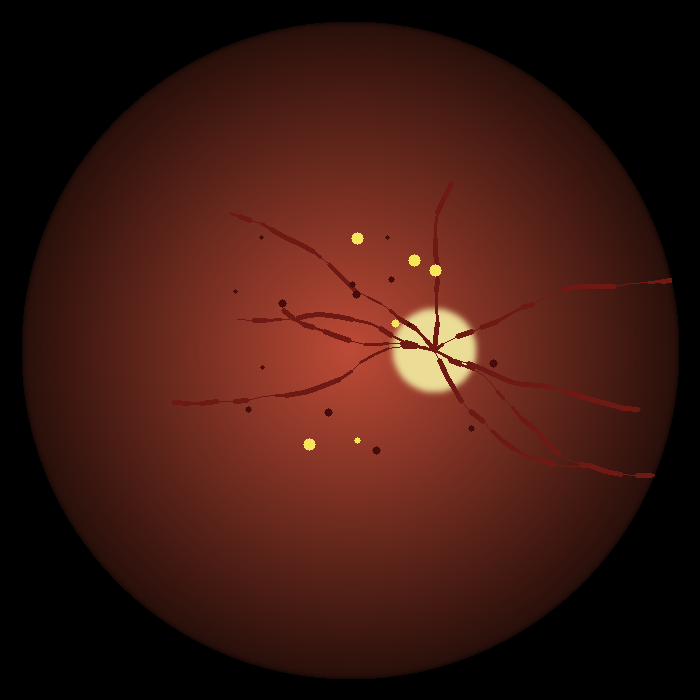
#> input picture retina-scan/sample_fundus.png, 700 x 700 px; its folder holds only this picture in this run
$ python -i ood.py   (imports and definitions only)
#> lines starting #> are read from the running program, lines starting #| are printed output that depends on the picture; after the words box and inside, x2 and y2 are one past the last pixel; in counts of white or black regions, pixels touching at a corner belong together
"""
Out-of-distribution (OOD) detection - "is this even a fundus photo I can grade?"

Two failure modes worth catching
--------------------------------
1. **Not a fundus image at all.** A palm, a ceiling, a document, a slide from
   the projector. A softmax classifier will happily assign one of its five DR
   grades to any of these with high confidence, because softmax is a *relative*
   score over the classes it knows - it has no way to say "none of the above".

2. **A fundus image from an unfamiliar distribution.** A different camera, a
   different pupil-dilation protocol, a different population. This is the
   documented reason field-deployed DR models underperform their published
   numbers, and it is much harder to see because the image looks fine to a human.

Two detectors, matching those two modes
---------------------------------------
* `fundus_likelihood()` - classical, always available, no model needed. Scores
  the structural signature of a retinal photograph: red-channel dominance, a
  circular bright field on a dark surround, presence of elongated dark vessel
  structures, and a detectable optic disc. Catches mode (1) robustly.

* `mahalanobis_score()` - optional. If `models/ood_stats.npz` exists (written by
  train.py), we compare the CNN's penultimate-layer feature vector against the
  training feature distribution using a Mahalanobis distance with a shared
  covariance. Large distance = the network is extrapolating. Catches mode (2).

Honest framing: the classical detector is the one that will actually fire in a
demo. The Mahalanobis path is the principled answer for a real deployment and
degrades gracefully to "unavailable" when the stats file is absent.

`check()` is the single entry point. It never raises.
"""
from __future__ import annotations

from pathlib import Path

import cv2
import numpy as np

import config

_SIZE = 384
_STATS_CACHE: dict | None = None
_STATS_TRIED = False


# --------------------------------------------------------------------------
# 1. Classical fundus-likelihood
# --------------------------------------------------------------------------
def fundus_likelihood(img_rgb: np.ndarray) -> dict:
    """
    Score how much this image looks like a retinal fundus photograph.

    Returns a 0-1 likelihood plus the individual cue scores, so the UI can say
    *which* cue failed rather than just refusing.
    """
    img = cv2.resize(img_rgb, (_SIZE, _SIZE), interpolation=cv2.INTER_AREA)
    r = img[:, :, 0].astype(np.float32)
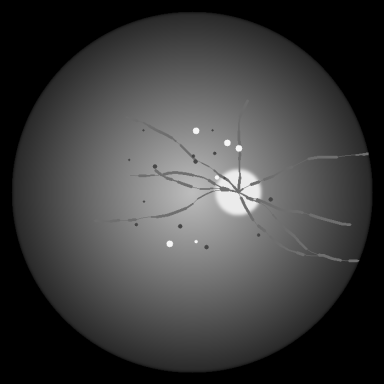
#> r: shape (384, 384) float32; min 0, max 245, mean 62.5
    g = img[:, :, 1].astype(np.float32)
    b = img[:, :, 2].astype(np.float32)
    gray = cv2.cvtColor(img, cv2.COLOR_RGB2GRAY)
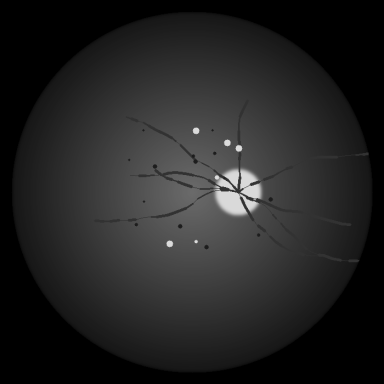
#> gray: shape (384, 384); min 0, max 219, mean 35.5

    cues: dict[str, float] = {}

    # -- Is this frame already cropped and padded? -----------------------
    # `preprocessing.preprocess` fills outside the fundus circle with flat
    # neutral grey. That is our own artefact, not evidence about the image: a
    # padded frame has no dark corners and no visible aperture, so scoring those
    # two geometry cues as 0 would penalise every properly preprocessed retina.
    # Detect the pad (near-constant, non-black surround) and mark the geometry
    # cues uninformative instead of failed.
    c = _SIZE // 8
    corners = np.concatenate([
        gray[:c, :c].ravel(), gray[:c, -c:].ravel(),
        gray[-c:, :c].ravel(), gray[-c:, -c:].ravel(),
    ])
#> corners = 9216 values from 0 to 0
    padded = bool(corners.std() < 3.0 and corners.mean() > 20)
#> padded = False

    # -- Cue A: red dominance ------------------------------------------
    # Retinas are strongly red-dominant because of choroidal blood; R > G > B
    # with a wide R-B gap is very characteristic.
    lit = gray > 20
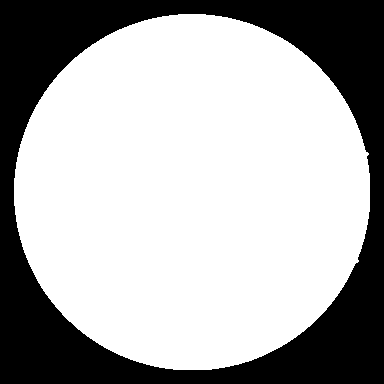
#> lit: shape (384, 384) bool; 67.7% white; 1 black region, box (x1, y1, x2, y2) and area: (0, 0, 384, 384) 47575
    if padded:
        # Measure colour inside the true field only; flat grey padding is
        # colour-neutral and would drag the red/blue gap towards zero.
        inner = np.zeros_like(gray)
        cv2.circle(inner, (_SIZE // 2, _SIZE // 2), int(_SIZE / 2 * 0.90), 255, -1)
        lit = lit & (inner > 0)
    if lit.sum() < 200:
        cues["red_dominance"] = 0.0
        cues["channel_order"] = 0.0
    else:
        rb_gap = float(r[lit].mean() - b[lit].mean())
#> rb_gap = 65.52
        cues["red_dominance"] = float(np.clip(rb_gap / 60.0, 0.0, 1.0))
        rg_gap = float(r[lit].mean() - g[lit].mean())
#> rg_gap = 54.68
        cues["channel_order"] = 1.0 if (rb_gap > 8 and rg_gap > 4) else 0.0

    # -- Cue B: circular bright field on a dark surround ----------------
    # Fundus cameras image through a round aperture, so the lit region is a
    # disc centred in the frame with dark corners.
    if padded:
        cues["circular_field"] = 0.5
        cues["dark_surround"] = 0.5
    else:
        fg = (gray > 20).astype(np.uint8)
        fg = cv2.morphologyEx(
            fg, cv2.MORPH_CLOSE,
            cv2.getStructuringElement(cv2.MORPH_ELLIPSE, (15, 15)))
#> fg: shape (384, 384); values 0 (black) and 1 (white), 67.7% white; 1 black region
        cnts, _ = cv2.findContours(fg, cv2.RETR_EXTERNAL, cv2.CHAIN_APPROX_SIMPLE)
#> cnts = 1 contour; box (x1, y1, x2, y2) and area: (14, 14, 370, 370) 99386
        circularity = 0.0
        if cnts:
            big = max(cnts, key=cv2.contourArea)
#> big = contour of 500 points, box (x1, y1, x2, y2) (14, 14, 370, 370), area 99386
            area = cv2.contourArea(big)
#> area = 99386.5
            peri = cv2.arcLength(big, True)
#> peri = 1178.9
            if peri > 0 and area > (_SIZE * _SIZE) * 0.05:
                circularity = float(4 * np.pi * area / (peri * peri))
#> circularity = 0.899
        cues["circular_field"] = float(np.clip(circularity / 0.85, 0.0, 1.0))

        # Corner darkness: the four corners of a fundus frame are near-black.
        centre = gray[_SIZE // 2 - c:_SIZE // 2 + c, _SIZE // 2 - c:_SIZE // 2 + c]
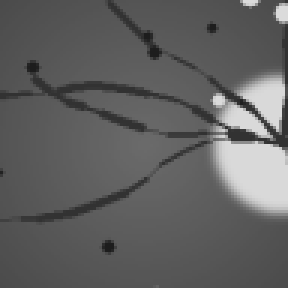
#> centre: shape (96, 96) (shown 3 times larger); min 29, max 219, mean 96.8
        corner_ratio = float(corners.mean() / max(centre.mean(), 1e-6))
#> corner_ratio = 0
        cues["dark_surround"] = float(np.clip((0.75 - corner_ratio) / 0.55, 0.0, 1.0))

    # -- Cue C: vessel-like elongated dark structures -------------------
    # The retinal vascular tree is the single most distinctive fundus feature.
    clahe = cv2.createCLAHE(clipLimit=2.5, tileGridSize=(8, 8))
    ge = clahe.apply(img[:, :, 1])
    inv = 255 - ge
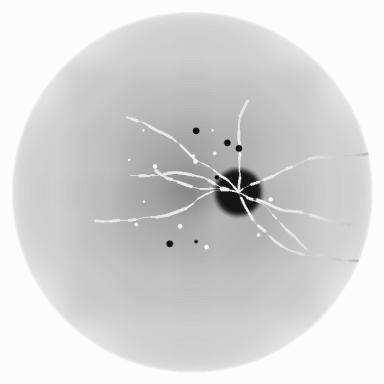
#> inv: shape (384, 384); min 14, max 252, mean 213.8
    top = cv2.morphologyEx(
        inv, cv2.MORPH_TOPHAT,
        cv2.getStructuringElement(cv2.MORPH_ELLIPSE, (15, 15)))
    vmask = (top > (top.mean() + 2.0 * top.std())).astype(np.uint8)
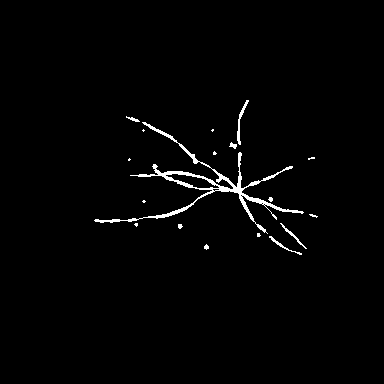
#> vmask: shape (384, 384); values 0 (black) and 1 (white), 1.6% white; 18 white regions (11 under 20 px), largest, box (x1, y1, x2, y2) and area: (94, 122, 304, 234) 1800, (237, 100, 249, 145) 122, (269, 236, 302, 255) 78
    n, labels, stats, _ = cv2.connectedComponentsWithStats(vmask, connectivity=8)
#> labels: shape (384, 384) int32; 19 distinct labels, from 0 to 18
#> n = 19; stats = 19 rows, first 6: [0, 0, 384, 384, 145168], [237, 100, 12, 45, 122], [126, 116, 14, 6, 34], [94, 122, 210, 112, 1800], [142, 129, 3, 3, 5], [211, 129, 3, 3, 6]
    elongated = 0
    for i in range(1, n):
        a = stats[i, cv2.CC_STAT_AREA]
        if a < 30:
            continue
        bw, bh = stats[i, cv2.CC_STAT_WIDTH], stats[i, cv2.CC_STAT_HEIGHT]
        diag = float(np.hypot(bw, bh))
        if diag <= 0:
            continue
        # thin + long => vessel-like, as opposed to a blob
        if a / diag < 6.0 and diag > 25:
            elongated += 1
#> this loop made 18 passes
#> (a, bw, bh, diag) on passes 1, 2, 3, 6, 14, 17: (122, 12, 45, 46.57), (34, 14, 6, 15.23), (1800, 210, 112, 238), (31, 8, 7, 10.63), (76, 27, 26, 37.48), (78, 33, 19, 38.08)
#> a on passes 4, 5, 7, 8, 9, 10: 5, 6, 11, 13, 6, 18
#> after the loop, elongated = 3
    cues["vessel_structure"] = float(np.clip(elongated / 12.0, 0.0, 1.0))

    # -- Cue D: detectable optic disc ------------------------------------
    # A compact bright region noticeably brighter than the retinal background.
    blur = cv2.GaussianBlur(img[:, :, 1], (0, 0), sigmaX=max(_SIZE / 25.0, 1.0))
    fovm = np.zeros_like(gray)
    cv2.circle(fovm, (_SIZE // 2, _SIZE // 2), int(_SIZE / 2 * 0.90), 255, -1)
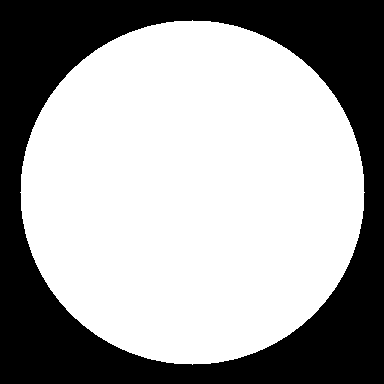
#> fovm: shape (384, 384); 63% white; 1 black region, box (x1, y1, x2, y2) and area: (0, 0, 384, 384) 54547
    fovm[gray <= 12] = 0
    if (fovm > 0).sum() > 500:
        _, mx, _, _ = cv2.minMaxLoc(blur, mask=fovm)
#> mx = 139
        bg = float(blur[fovm > 0].mean())
#> bg = 37.57
        disc_contrast = float(mx - bg)
#> disc_contrast = 101.4
        cues["optic_disc"] = float(np.clip(disc_contrast / 45.0, 0.0, 1.0))
    else:
        cues["optic_disc"] = 0.0

    # -- Weighted combination -------------------------------------------
    weights = {
        "red_dominance": 0.24,
        "channel_order": 0.10,
        "circular_field": 0.12,
        "dark_surround": 0.12,
        "vessel_structure": 0.26,
        "optic_disc": 0.16,
    }
    score = sum(cues[k] * w for k, w in weights.items())
#> score = 0.805
    score = float(np.clip(score, 0.0, 1.0))

    # Which cue is most responsible for a low score? Not simply the lowest cue -
    # the one that costs the total score the most, i.e. the largest weighted
    # shortfall (1 - cue) * weight. A weak cue with a small weight matters less
    # than a middling cue carrying a quarter of the score.
    weakest = max(cues.items(), key=lambda kv: (1.0 - kv[1]) * weights[kv[0]])
#> weakest = ('vessel_structure', 0.25)
    return {
        "likelihood": round(score, 3),
        "cues": {k: round(v, 3) for k, v in cues.items()},
        "weakest_cue": weakest[0],
    }


_CUE_EXPLANATION = {
    "red_dominance": "the colour balance is not red-dominant the way a retina is",
    "channel_order": "the red/green/blue balance does not match retinal tissue",
    "circular_field": "there is no circular camera aperture visible",
    "dark_surround": "the frame corners are not dark as they are in fundus photos",
    "vessel_structure": "no branching retinal vessel tree could be found",
    "optic_disc": "no optic disc could be located",
}


# --------------------------------------------------------------------------
# 2. Mahalanobis distance on CNN features (optional)
# --------------------------------------------------------------------------
# [168 lines left out: functions _load_stats, mahalanobis_score, fit_stats, check, not called in this run]

>>> import cv2
>>> picture = cv2.cvtColor(cv2.imread('sample_fundus.png'), cv2.COLOR_BGR2RGB)
>>> result = fundus_likelihood(picture)
#> result = 3 items
